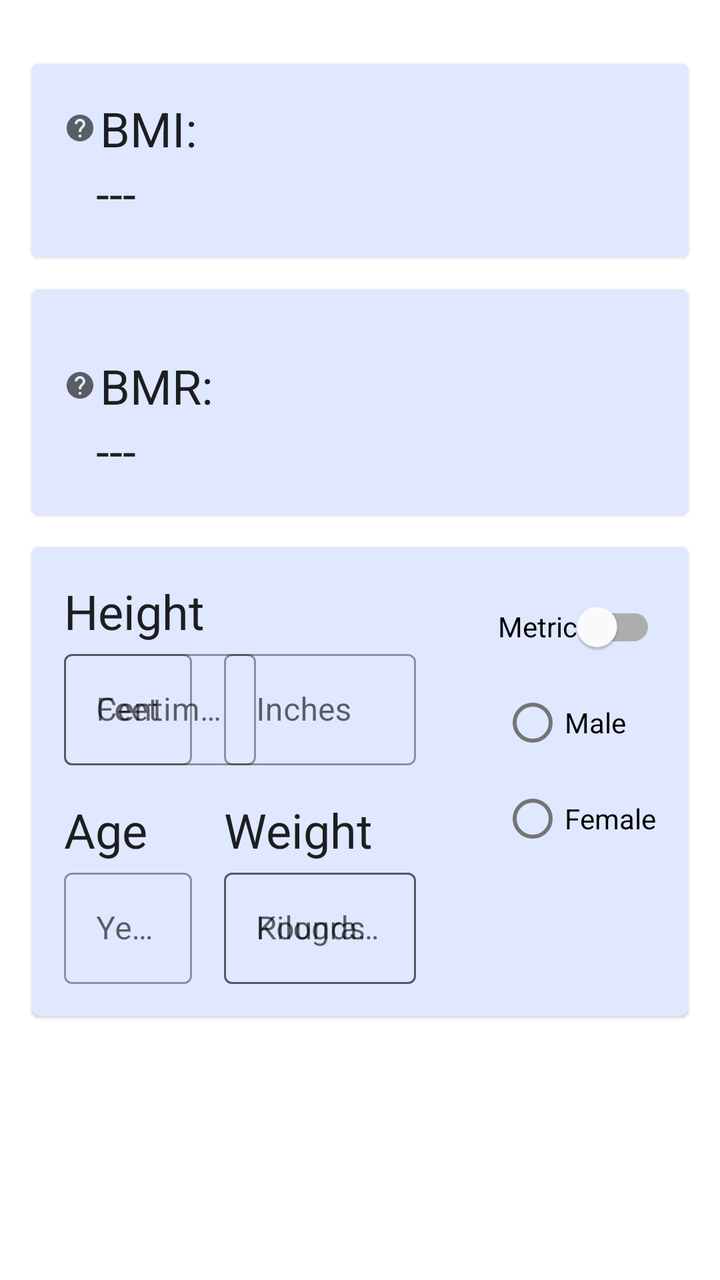
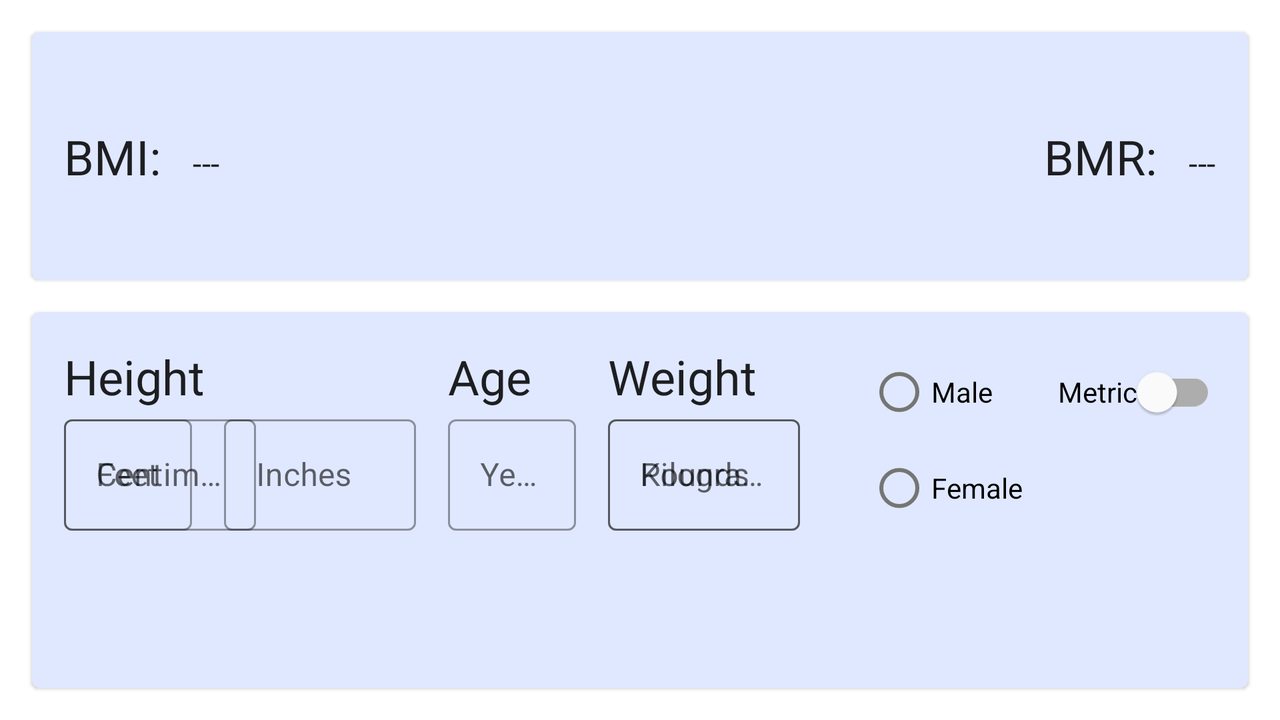

One screen, two layout resources from the same app: the default and the repository's alternative for another configuration. Each is rendered where Android would select it; the XML of both is given below.
<!-- AndroidManifest.xml: application theme Theme.FastTrackTheme -->
<!-- res/layout/profile_fragment.xml -->
<?xml version="1.0" encoding="utf-8"?>
<ScrollView xmlns:android="http://schemas.android.com/apk/res/android"
	xmlns:app="http://schemas.android.com/apk/res-auto"
	xmlns:tools="http://schemas.android.com/tools"
	android:layout_width="match_parent"
	android:layout_height="match_parent"
	tools:context=".screens.profile.ProfileFragment">

	<LinearLayout
		android:layout_width="match_parent"
		android:layout_height="wrap_content"
		android:orientation="vertical"
		android:clipToPadding="false"
		android:padding="@dimen/default_padding">

		<com.google.android.material.card.MaterialCardView
			android:id="@+id/profile_bim"
			android:layout_width="match_parent"
			android:layout_height="wrap_content"
			android:layout_marginTop="@dimen/default_margin"
			android:elevation="@dimen/elevation_medium"
			app:cardBackgroundColor="?attr/colorSurfaceSubtle"
			app:cardCornerRadius="@dimen/default_corner">

			<LinearLayout
				android:layout_width="wrap_content"
				android:layout_height="wrap_content"
				android:orientation="vertical"
				android:padding="@dimen/default_padding">

				<TextView
					android:id="@+id/textView_bmi_label"
					android:layout_width="wrap_content"
					android:layout_height="wrap_content"
					android:text="@string/profile_bmi_label"
					android:textAppearance="@style/TextAppearance.FastTrackTheme.Headline5"
					app:drawableStartCompat="@drawable/ic_more_info"
					android:drawablePadding="@dimen/info_icon_padding"
					android:foreground="@drawable/ripple" />

				<TextView
					android:id="@+id/textView_bmi_value"
					android:layout_width="wrap_content"
					android:layout_height="wrap_content"
					android:layout_marginStart="@dimen/default_margin"
					android:textAppearance="@style/TextAppearance.FastTrackTheme.Headline5"
					app:layout_constraintBottom_toBottomOf="@+id/textView_bmi_label"
					app:layout_constraintStart_toEndOf="@+id/textView_bmi_label"
					app:layout_constraintTop_toTopOf="@+id/textView_bmi_label"
					tools:text="---" />
			</LinearLayout>
		</com.google.android.material.card.MaterialCardView>

		<com.google.android.material.card.MaterialCardView
			android:id="@+id/profile_bmr"
			android:layout_width="match_parent"
			android:layout_height="wrap_content"
			android:layout_marginTop="@dimen/default_margin"
			app:cardBackgroundColor="?attr/colorSurfaceSubtle"
			android:elevation="@dimen/elevation_medium"
			app:cardCornerRadius="@dimen/default_corner">

			<LinearLayout
				android:layout_width="wrap_content"
				android:layout_height="wrap_content"
				android:orientation="vertical"
				android:padding="@dimen/default_padding">

				<TextView
					android:id="@+id/textView_bmr_label"
					android:layout_width="wrap_content"
					android:layout_height="wrap_content"
					android:layout_marginTop="@dimen/default_margin"
					android:text="@string/profile_bmr_label"
					android:textAppearance="@style/TextAppearance.FastTrackTheme.Headline5"
					app:drawableStartCompat="@drawable/ic_more_info"
					android:drawablePadding="@dimen/info_icon_padding"
					android:foreground="@drawable/ripple"
					app:layout_constraintStart_toStartOf="parent"
					app:layout_constraintTop_toBottomOf="@+id/textView_bmi_label" />

				<TextView
					android:id="@+id/textView_bmr_value"
					android:layout_width="wrap_content"
					android:layout_height="wrap_content"
					android:layout_marginStart="@dimen/default_margin"
					android:textAppearance="@style/TextAppearance.FastTrackTheme.Headline5"
					app:layout_constraintBottom_toBottomOf="@+id/textView_bmr_label"
					app:layout_constraintStart_toEndOf="@+id/textView_bmr_label"
					app:layout_constraintTop_toTopOf="@+id/textView_bmr_label"
					tools:text="---" />
			</LinearLayout>
		</com.google.android.material.card.MaterialCardView>

		<com.google.android.material.card.MaterialCardView
			android:id="@+id/profile_data_entry"
			android:layout_width="match_parent"
			android:layout_height="wrap_content"
			android:layout_marginTop="@dimen/default_margin"
			app:cardBackgroundColor="?attr/colorSurfaceSubtle"
			android:elevation="@dimen/elevation_medium"
			app:cardCornerRadius="@dimen/default_corner">

			<androidx.constraintlayout.widget.ConstraintLayout
				android:layout_width="match_parent"
				android:layout_height="wrap_content"
				android:padding="@dimen/default_padding">

				<TextView
					android:id="@+id/textView_height_title"
					android:layout_width="wrap_content"
					android:layout_height="wrap_content"
					android:text="@string/profile_height_label"
					android:textAppearance="@style/TextAppearance.FastTrackTheme.Headline5"
					app:layout_constraintStart_toStartOf="parent"
					app:layout_constraintTop_toTopOf="parent" />

				<com.google.android.material.textfield.TextInputLayout
					android:id="@+id/textInputLayout_height_cm"
					style="@style/Widget.MaterialComponents.TextInputLayout.OutlinedBox"
					android:layout_width="wrap_content"
					android:layout_height="wrap_content"
					app:layout_constraintStart_toStartOf="@+id/textView_height_title"
					app:layout_constraintTop_toBottomOf="@+id/textView_height_title">

					<com.google.android.material.textfield.TextInputEditText
							android:id="@+id/textInputEditText_height_cm"
						android:layout_width="96dp"
						android:layout_height="wrap_content"
						android:digits="0123456789\n"
						android:hint="@string/profile_height_metric_label"
						android:inputType="number"
						android:imeOptions="actionDone"
						android:singleLine="true" />
				</com.google.android.material.textfield.TextInputLayout>

				<com.google.android.material.textfield.TextInputLayout
					android:id="@+id/textInputLayout_height_imper_feet"
					style="@style/Widget.MaterialComponents.TextInputLayout.OutlinedBox"
					android:layout_width="wrap_content"
					android:layout_height="wrap_content"
					app:layout_constraintStart_toStartOf="@+id/textView_height_title"
					app:layout_constraintTop_toBottomOf="@+id/textView_height_title">

					<com.google.android.material.textfield.TextInputEditText
							android:id="@+id/textInputEditText_height_imper_feet"
						android:layout_width="64dp"
						android:layout_height="wrap_content"
						android:digits="0123456789\n"
						android:hint="@string/profile_height_imper_feet_label"
						android:inputType="number"
						android:singleLine="true"
						android:imeOptions="actionDone" />
				</com.google.android.material.textfield.TextInputLayout>

				<com.google.android.material.textfield.TextInputLayout
					android:id="@+id/textInputLayout_height_imper_inches"
					style="@style/Widget.MaterialComponents.TextInputLayout.OutlinedBox"
					android:layout_width="wrap_content"
					android:layout_height="wrap_content"
					android:layout_marginStart="@dimen/default_margin"
					app:layout_constraintBottom_toBottomOf="@+id/textInputLayout_height_imper_feet"
					app:layout_constraintStart_toEndOf="@+id/textInputLayout_height_imper_feet">

					<com.google.android.material.textfield.TextInputEditText
							android:id="@+id/textInputEditText_height_imper_inches"
						android:layout_width="96dp"
						android:layout_height="wrap_content"
						android:digits="0123456789\n"
						android:hint="@string/profile_height_imper_inches_label"
						android:inputType="number"
						android:imeOptions="actionDone"
						android:singleLine="true" />
				</com.google.android.material.textfield.TextInputLayout>

				<TextView
					android:id="@+id/textView_profile_age"
					android:layout_width="wrap_content"
					android:layout_height="wrap_content"
					android:layout_marginTop="@dimen/default_margin"
					android:text="@string/profile_age_label"
					android:textAppearance="@style/TextAppearance.FastTrackTheme.Headline5"
					app:layout_constraintStart_toStartOf="parent"
					app:layout_constraintTop_toBottomOf="@+id/textInputLayout_height_cm" />

				<com.google.android.material.textfield.TextInputLayout
					android:id="@+id/textInputLayout_age"
					style="@style/Widget.MaterialComponents.TextInputLayout.OutlinedBox"
					android:layout_width="wrap_content"
					android:layout_height="wrap_content"
					app:layout_constraintStart_toStartOf="@+id/textView_profile_age"
					app:layout_constraintTop_toBottomOf="@+id/textView_profile_age">

					<com.google.android.material.textfield.TextInputEditText
						android:id="@+id/TextInputEditText_age"
						android:layout_width="64dp"
						android:layout_height="wrap_content"
						android:digits="0123456789\n"
						android:hint="@string/profile_age_years"
						android:inputType="number"
						android:imeOptions="actionDone"
						android:singleLine="true" />
				</com.google.android.material.textfield.TextInputLayout>

				<TextView
					android:id="@+id/textView_profile_weight_pounds"
					android:layout_width="wrap_content"
					android:layout_height="wrap_content"
					android:layout_marginStart="@dimen/default_margin"
					android:layout_marginTop="@dimen/default_margin"
					android:text="@string/profile_weight_label"
					android:textAppearance="@style/TextAppearance.FastTrackTheme.Headline5"
					app:layout_constraintStart_toEndOf="@+id/textInputLayout_age"
					app:layout_constraintTop_toBottomOf="@+id/textInputLayout_height_imper_feet" />

				<com.google.android.material.textfield.TextInputLayout
					android:id="@+id/textInputLayout_weight_pounds"
					style="@style/Widget.MaterialComponents.TextInputLayout.OutlinedBox"
					android:layout_width="wrap_content"
					android:layout_height="wrap_content"
					app:layout_constraintStart_toStartOf="@+id/textView_profile_weight_pounds"
					app:layout_constraintTop_toBottomOf="@+id/textView_profile_age">

					<com.google.android.material.textfield.TextInputEditText
							android:id="@+id/text_input_edit_text_weight_pounds"
						android:layout_width="96dp"
						android:layout_height="wrap_content"
						android:digits="0123456789."
						android:hint="@string/profile_weight_pounds_label"
						android:inputType="number"
						android:singleLine="true" />

				</com.google.android.material.textfield.TextInputLayout>

				<com.google.android.material.textfield.TextInputLayout
					android:id="@+id/textInputLayout_weight_kg"
					style="@style/Widget.MaterialComponents.TextInputLayout.OutlinedBox"
					android:layout_width="wrap_content"
					android:layout_height="wrap_content"
					app:layout_constraintStart_toStartOf="@+id/textView_profile_weight_pounds"
					app:layout_constraintTop_toBottomOf="@+id/textView_profile_age">

					<com.google.android.material.textfield.TextInputEditText
							android:id="@+id/text_input_edit_text_weight_kg"
						android:layout_width="96dp"
						android:layout_height="wrap_content"
						android:digits="0123456789."
						android:hint="@string/profile_weight_kg_label"
						android:inputType="number"
						android:imeOptions="actionDone"
						android:singleLine="true" />

				</com.google.android.material.textfield.TextInputLayout>

				<com.google.android.material.switchmaterial.SwitchMaterial
					android:text="@string/profile_metric_switch"
					android:layout_width="wrap_content"
					android:layout_height="wrap_content"
					android:id="@+id/metric_switch"
					app:layout_constraintTop_toTopOf="parent"
					app:layout_constraintEnd_toEndOf="parent" />

				<RadioGroup
					android:id="@+id/gender_button_group"
					android:layout_width="wrap_content"
					android:layout_height="wrap_content"
					app:layout_constraintEnd_toEndOf="parent"
					app:layout_constraintTop_toBottomOf="@+id/metric_switch">

					<RadioButton
						android:id="@+id/gender_button_male"
						android:layout_width="match_parent"
						android:layout_height="wrap_content"
						android:text="@string/profile_gender_male" />

					<RadioButton
						android:id="@+id/gender_button_female"
						android:layout_width="match_parent"
						android:layout_height="wrap_content"
						android:text="@string/profile_gender_female" />
				</RadioGroup>

			</androidx.constraintlayout.widget.ConstraintLayout>

		</com.google.android.material.card.MaterialCardView>

	</LinearLayout>
</ScrollView>
<!-- resources referenced by this layout -->
<resources>
  <dimen name="default_corner">4dp</dimen>
  <dimen name="default_margin">16dp</dimen>
  <dimen name="default_padding">16dp</dimen>
  <dimen name="elevation_medium">4dp</dimen>
  <dimen name="info_icon_padding">2dp</dimen>
  <string name="profile_age_label">Age</string>
  <string name="profile_age_years">Years</string>
  <string name="profile_bmi_label">BMI:</string>
  <string name="profile_bmr_label">BMR:</string>
  <string name="profile_gender_female">Female</string>
  <string name="profile_gender_male">Male</string>
  <string name="profile_height_imper_feet_label">Feet</string>
  <string name="profile_height_imper_inches_label">Inches</string>
  <string name="profile_height_label">Height</string>
  <string name="profile_height_metric_label">Centimeters</string>
  <string name="profile_metric_switch">Metric</string>
  <string name="profile_weight_kg_label">Kilograms</string>
  <string name="profile_weight_label">Weight</string>
  <string name="profile_weight_pounds_label">Pounds</string>
  <style name="TextAppearance.FastTrackTheme.Headline5" parent="TextAppearance.MaterialComponents.Headline5">
          
      </style>
  <style name="Theme.FastTrackTheme" parent="Base.Theme.FastTrackTheme" />
  <color name="transparent">#00000000</color>
  <color name="purple_500">#6200ee</color>
  <color name="purple_700">#3700b3</color>
  <color name="purple_200">#A15BF8</color>
  <color name="purple_darker">#7E3FCD</color>
  <color name="subtle_background">#E0E8FF</color>
  <color name="white_50">#ffffff</color>
  <color name="red_600">#b00020</color>
  <color name="black_900">#000000</color>
  <style name="TextAppearance.FastTrackTheme.Headline1" parent="TextAppearance.MaterialComponents.Headline1">
          
      </style>
  <style name="TextAppearance.FastTrackTheme.Headline2" parent="TextAppearance.MaterialComponents.Headline2">
          
      </style>
  <style name="TextAppearance.FastTrackTheme.Headline3" parent="TextAppearance.MaterialComponents.Headline3">
          
      </style>
  <style name="TextAppearance.FastTrackTheme.Headline4" parent="TextAppearance.MaterialComponents.Headline4">
          
      </style>
  <style name="TextAppearance.FastTrackTheme.Headline6" parent="TextAppearance.MaterialComponents.Headline6">
          
      </style>
  <style name="TextAppearance.FastTrackTheme.Subtitle1" parent="TextAppearance.MaterialComponents.Subtitle1">
          
      </style>
  <style name="TextAppearance.FastTrackTheme.Subtitle2" parent="TextAppearance.MaterialComponents.Subtitle2">
          
      </style>
  <style name="TextAppearance.FastTrackTheme.Body1" parent="TextAppearance.MaterialComponents.Body1">
          
      </style>
  <style name="TextAppearance.FastTrackTheme.Body2" parent="TextAppearance.MaterialComponents.Body2">
          
      </style>
  <style name="TextAppearance.FastTrackTheme.Button" parent="TextAppearance.MaterialComponents.Button">
          
      </style>
  <style name="TextAppearance.FastTrackTheme.Caption" parent="TextAppearance.MaterialComponents.Caption">
          
      </style>
  <style name="TextAppearance.FastTrackTheme.Overline" parent="TextAppearance.MaterialComponents.Overline">
          
      </style>
  <style name="ShapeAppearance.FastTrackTheme.SmallComponent" parent="ShapeAppearance.MaterialComponents.SmallComponent">
          
      </style>
  <style name="ShapeAppearance.FastTrackTheme.MediumComponent" parent="ShapeAppearance.MaterialComponents.MediumComponent">
          
      </style>
  <style name="ShapeAppearance.FastTrackTheme.LargeComponent" parent="ShapeAppearance.MaterialComponents.LargeComponent">
          
      </style>
  <style name="Widget.FastTrackTheme.NavigationView" parent="Widget.MaterialComponents.NavigationView">
  		<item name="itemTextAppearance">?attr/textAppearanceBody2</item>
  	</style>
  <style name="Animation.FastTrackTheme.BottomSheet.Modal" parent="Animation.AppCompat.Dialog">
          
      </style>
  <!-- some entries are left out for length -->
</resources>
<!-- res/layout-land/profile_fragment.xml (the repository's variant of the layout above) -->
<!-- drawn on the phone turned sideways -->
<?xml version="1.0" encoding="utf-8"?>
<LinearLayout xmlns:android="http://schemas.android.com/apk/res/android"
	xmlns:app="http://schemas.android.com/apk/res-auto"
	xmlns:tools="http://schemas.android.com/tools"
	android:layout_width="match_parent"
	android:layout_height="match_parent"
	android:orientation="vertical"
	android:padding="@dimen/default_padding"
	android:clipToPadding="false"
	tools:context=".screens.profile.ProfileFragment">

	<com.google.android.material.card.MaterialCardView
		android:id="@+id/profile_bim"
		android:layout_width="match_parent"
		android:layout_height="wrap_content"
		app:cardBackgroundColor="?attr/colorSurfaceSubtle"
		android:layout_weight="1"
		android:elevation="@dimen/elevation_medium"
		app:cardCornerRadius="@dimen/default_corner">

		<androidx.constraintlayout.widget.ConstraintLayout
			android:id="@+id/constraintLayout"
			android:layout_width="match_parent"
			android:layout_height="match_parent"
			android:padding="@dimen/default_padding">

			<TextView
				android:id="@+id/textView_bmi_label"
				android:layout_width="wrap_content"
				android:layout_height="wrap_content"
				android:text="@string/profile_bmi_label"
				android:textAppearance="@style/TextAppearance.FastTrackTheme.Headline5"
				app:layout_constraintBottom_toBottomOf="parent"
				app:layout_constraintHorizontal_chainStyle="spread"
				app:layout_constraintStart_toStartOf="parent"
				app:layout_constraintTop_toTopOf="parent" />

			<TextView
				android:id="@+id/textView_bmi_value"
				android:layout_width="wrap_content"
				android:layout_height="wrap_content"
				android:layout_marginStart="@dimen/default_margin"
				android:textAppearance="@style/TextAppearance.FastTrackTheme.Subtitle1"
				app:layout_constraintBottom_toBottomOf="@+id/textView_bmi_label"
				app:layout_constraintHorizontal_chainStyle="packed"
				app:layout_constraintStart_toEndOf="@+id/textView_bmi_label"
				app:layout_constraintBaseline_toBaselineOf="@+id/textView_bmi_label"
				tools:text="---" />

			<TextView
				android:id="@+id/textView_bmr_label"
				android:layout_width="wrap_content"
				android:layout_height="wrap_content"
				android:layout_marginEnd="@dimen/default_margin"
				android:text="@string/profile_bmr_label"
				android:textAppearance="@style/TextAppearance.FastTrackTheme.Headline5"
				app:layout_constraintBottom_toBottomOf="parent"
				app:layout_constraintEnd_toStartOf="@+id/textView_bmr_value"
				app:layout_constraintHorizontal_chainStyle="packed"
				app:layout_constraintTop_toTopOf="parent" />

			<TextView
				android:id="@+id/textView_bmr_value"
				android:layout_width="wrap_content"
				android:layout_height="wrap_content"
				android:textAppearance="@style/TextAppearance.FastTrackTheme.Subtitle1"
				app:layout_constraintBottom_toBottomOf="@+id/textView_bmr_label"
				app:layout_constraintEnd_toEndOf="parent"
				app:layout_constraintHorizontal_chainStyle="packed"
				app:layout_constraintBaseline_toBaselineOf="@+id/textView_bmr_label"
				tools:text="---" />

		</androidx.constraintlayout.widget.ConstraintLayout>
	</com.google.android.material.card.MaterialCardView>

	<com.google.android.material.card.MaterialCardView
		android:id="@+id/profile_data_entry"
		android:layout_width="match_parent"
		android:layout_height="wrap_content"
		android:layout_marginTop="@dimen/default_margin"
		android:layout_weight="1"
		android:elevation="@dimen/elevation_medium"
		app:cardBackgroundColor="?attr/colorSurfaceSubtle"
		app:cardCornerRadius="@dimen/default_corner">

		<androidx.constraintlayout.widget.ConstraintLayout
			android:layout_width="match_parent"
			android:layout_height="match_parent"
			android:padding="@dimen/default_padding"
			app:layout_constraintBottom_toBottomOf="parent"
			app:layout_constraintTop_toTopOf="parent">

			<TextView
				android:id="@+id/textView_height_title"
				android:layout_width="wrap_content"
				android:layout_height="wrap_content"
				android:text="@string/profile_height_label"
				android:textAppearance="@style/TextAppearance.FastTrackTheme.Headline5"
				app:layout_constraintStart_toStartOf="parent"
				app:layout_constraintTop_toTopOf="parent" />

			<com.google.android.material.textfield.TextInputLayout
				android:id="@+id/textInputLayout_height_cm"
				style="@style/Widget.MaterialComponents.TextInputLayout.OutlinedBox"
				android:layout_width="wrap_content"
				android:layout_height="wrap_content"
				app:layout_constraintStart_toStartOf="@+id/textView_height_title"
				app:layout_constraintTop_toBottomOf="@+id/textView_height_title">

				<com.google.android.material.textfield.TextInputEditText
						android:id="@+id/textInputEditText_height_cm"
					android:layout_width="96dp"
					android:layout_height="wrap_content"
					android:digits="0123456789\n"
					android:hint="@string/profile_height_metric_label"
					android:inputType="number"
					android:imeOptions="actionDone"
					android:singleLine="true" />
			</com.google.android.material.textfield.TextInputLayout>

			<com.google.android.material.textfield.TextInputLayout
				android:id="@+id/textInputLayout_height_imper_feet"
				style="@style/Widget.MaterialComponents.TextInputLayout.OutlinedBox"
				android:layout_width="wrap_content"
				android:layout_height="wrap_content"
				app:layout_constraintStart_toStartOf="@+id/textView_height_title"
				app:layout_constraintTop_toBottomOf="@+id/textView_height_title">

				<com.google.android.material.textfield.TextInputEditText
						android:id="@+id/textInputEditText_height_imper_feet"
					android:layout_width="64dp"
					android:layout_height="wrap_content"
					android:digits="0123456789\n"
					android:hint="@string/profile_height_imper_feet_label"
					android:inputType="number"
					android:imeOptions="actionDone"
					android:singleLine="true" />
			</com.google.android.material.textfield.TextInputLayout>

			<com.google.android.material.textfield.TextInputLayout
				android:id="@+id/textInputLayout_height_imper_inches"
				style="@style/Widget.MaterialComponents.TextInputLayout.OutlinedBox"
				android:layout_width="wrap_content"
				android:layout_height="wrap_content"
				android:layout_marginStart="@dimen/default_margin"
				app:layout_constraintBottom_toBottomOf="@+id/textInputLayout_height_imper_feet"
				app:layout_constraintStart_toEndOf="@+id/textInputLayout_height_imper_feet">

				<com.google.android.material.textfield.TextInputEditText
						android:id="@+id/textInputEditText_height_imper_inches"
					android:layout_width="96dp"
					android:layout_height="wrap_content"
					android:digits="0123456789\n"
					android:hint="@string/profile_height_imper_inches_label"
					android:inputType="number"
					android:imeOptions="actionDone"
					android:singleLine="true" />
			</com.google.android.material.textfield.TextInputLayout>

			<TextView
				android:id="@+id/textView_profile_age"
				android:layout_width="wrap_content"
				android:layout_height="wrap_content"
				android:layout_marginStart="@dimen/default_margin"
				android:text="@string/profile_age_label"
				android:textAppearance="@style/TextAppearance.FastTrackTheme.Headline5"
				app:layout_constraintStart_toEndOf="@+id/textInputLayout_height_imper_inches"
				app:layout_constraintTop_toTopOf="parent" />

			<com.google.android.material.textfield.TextInputLayout
				android:id="@+id/textInputLayout_age"
				style="@style/Widget.MaterialComponents.TextInputLayout.OutlinedBox"
				android:layout_width="wrap_content"
				android:layout_height="wrap_content"
				app:layout_constraintStart_toStartOf="@+id/textView_profile_age"
				app:layout_constraintTop_toBottomOf="@+id/textView_profile_age">

				<com.google.android.material.textfield.TextInputEditText
					android:id="@+id/TextInputEditText_age"
					android:layout_width="64dp"
					android:layout_height="wrap_content"
					android:digits="0123456789\n"
					android:hint="@string/profile_age_years"
					android:inputType="number"
					android:imeOptions="actionDone"
					android:singleLine="true" />
			</com.google.android.material.textfield.TextInputLayout>

			<TextView
				android:id="@+id/textView_profile_weight_pounds"
				android:layout_width="wrap_content"
				android:layout_height="wrap_content"
				android:layout_marginStart="@dimen/default_margin"
				android:text="@string/profile_weight_label"
				android:textAppearance="@style/TextAppearance.FastTrackTheme.Headline5"
				app:layout_constraintStart_toEndOf="@+id/textInputLayout_age"
				app:layout_constraintTop_toTopOf="parent" />

			<com.google.android.material.textfield.TextInputLayout
				android:id="@+id/textInputLayout_weight_pounds"
				style="@style/Widget.MaterialComponents.TextInputLayout.OutlinedBox"
				android:layout_width="wrap_content"
				android:layout_height="wrap_content"
				app:layout_constraintStart_toStartOf="@+id/textView_profile_weight_pounds"
				app:layout_constraintTop_toBottomOf="@+id/textView_profile_age">

				<com.google.android.material.textfield.TextInputEditText
						android:id="@+id/text_input_edit_text_weight_pounds"
					android:layout_width="96dp"
					android:layout_height="wrap_content"
					android:digits="0123456789\n"
					android:hint="@string/profile_weight_pounds_label"
					android:inputType="number"
					android:imeOptions="actionDone"
					android:singleLine="true" />

			</com.google.android.material.textfield.TextInputLayout>

			<com.google.android.material.textfield.TextInputLayout
				android:id="@+id/textInputLayout_weight_kg"
				style="@style/Widget.MaterialComponents.TextInputLayout.OutlinedBox"
				android:layout_width="wrap_content"
				android:layout_height="wrap_content"
				app:layout_constraintStart_toStartOf="@+id/textView_profile_weight_pounds"
				app:layout_constraintTop_toBottomOf="@+id/textView_profile_age">

				<com.google.android.material.textfield.TextInputEditText
						android:id="@+id/text_input_edit_text_weight_kg"
					android:layout_width="96dp"
					android:layout_height="wrap_content"
					android:digits="0123456789."
					android:hint="@string/profile_weight_kg_label"
					android:inputType="number"
					android:imeOptions="actionDone"
					android:singleLine="true" />

			</com.google.android.material.textfield.TextInputLayout>

			<com.google.android.material.switchmaterial.SwitchMaterial
				android:text="@string/profile_metric_switch"
				android:layout_width="wrap_content"
				android:layout_height="wrap_content"
				android:id="@+id/metric_switch"
				app:layout_constraintTop_toTopOf="parent"
				app:layout_constraintEnd_toEndOf="parent" />

			<RadioGroup
				android:id="@+id/gender_button_group"
				android:layout_width="wrap_content"
				android:layout_height="wrap_content"
				android:layout_marginStart="@dimen/default_margin"
				app:layout_constraintStart_toEndOf="@+id/textInputLayout_weight_pounds"
				app:layout_constraintTop_toTopOf="parent"
				app:layout_constraintEnd_toStartOf="@+id/metric_switch">

				<RadioButton
					android:id="@+id/gender_button_male"
					android:layout_width="match_parent"
					android:layout_height="wrap_content"
					android:text="@string/profile_gender_male" />

				<RadioButton
					android:id="@+id/gender_button_female"
					android:layout_width="match_parent"
					android:layout_height="wrap_content"
					android:text="@string/profile_gender_female" />
			</RadioGroup>

		</androidx.constraintlayout.widget.ConstraintLayout>

	</com.google.android.material.card.MaterialCardView>

</LinearLayout>
<!-- resources referenced by the variant -->
<!-- as the phone turned sideways resolves them -->
<resources>
  <dimen name="default_corner">4dp</dimen>
  <dimen name="default_margin">16dp</dimen>
  <dimen name="default_padding">16dp</dimen>
  <dimen name="elevation_medium">4dp</dimen>
  <string name="profile_age_label">Age</string>
  <string name="profile_age_years">Years</string>
  <string name="profile_bmi_label">BMI:</string>
  <string name="profile_bmr_label">BMR:</string>
  <string name="profile_gender_female">Female</string>
  <string name="profile_gender_male">Male</string>
  <string name="profile_height_imper_feet_label">Feet</string>
  <string name="profile_height_imper_inches_label">Inches</string>
  <string name="profile_height_label">Height</string>
  <string name="profile_height_metric_label">Centimeters</string>
  <string name="profile_metric_switch">Metric</string>
  <string name="profile_weight_kg_label">Kilograms</string>
  <string name="profile_weight_label">Weight</string>
  <string name="profile_weight_pounds_label">Pounds</string>
  <style name="TextAppearance.FastTrackTheme.Headline5" parent="TextAppearance.MaterialComponents.Headline5">
          
      </style>
  <style name="TextAppearance.FastTrackTheme.Subtitle1" parent="TextAppearance.MaterialComponents.Subtitle1">
          
      </style>
  <style name="Theme.FastTrackTheme" parent="Base.Theme.FastTrackTheme" />
  <color name="purple_500">#6200ee</color>
  <color name="purple_700">#3700b3</color>
  <color name="purple_200">#A15BF8</color>
  <color name="purple_darker">#7E3FCD</color>
  <color name="subtle_background">#E0E8FF</color>
  <color name="white_50">#ffffff</color>
  <color name="red_600">#b00020</color>
  <color name="black_900">#000000</color>
  <style name="TextAppearance.FastTrackTheme.Headline1" parent="TextAppearance.MaterialComponents.Headline1">
          
      </style>
  <style name="TextAppearance.FastTrackTheme.Headline2" parent="TextAppearance.MaterialComponents.Headline2">
          
      </style>
  <style name="TextAppearance.FastTrackTheme.Headline3" parent="TextAppearance.MaterialComponents.Headline3">
          
      </style>
  <style name="TextAppearance.FastTrackTheme.Headline4" parent="TextAppearance.MaterialComponents.Headline4">
          
      </style>
  <style name="TextAppearance.FastTrackTheme.Headline6" parent="TextAppearance.MaterialComponents.Headline6">
          
      </style>
  <style name="TextAppearance.FastTrackTheme.Subtitle2" parent="TextAppearance.MaterialComponents.Subtitle2">
          
      </style>
  <style name="TextAppearance.FastTrackTheme.Body1" parent="TextAppearance.MaterialComponents.Body1">
          
      </style>
  <style name="TextAppearance.FastTrackTheme.Body2" parent="TextAppearance.MaterialComponents.Body2">
          
      </style>
  <style name="TextAppearance.FastTrackTheme.Button" parent="TextAppearance.MaterialComponents.Button">
          
      </style>
  <style name="TextAppearance.FastTrackTheme.Caption" parent="TextAppearance.MaterialComponents.Caption">
          
      </style>
  <style name="TextAppearance.FastTrackTheme.Overline" parent="TextAppearance.MaterialComponents.Overline">
          
      </style>
  <style name="ShapeAppearance.FastTrackTheme.SmallComponent" parent="ShapeAppearance.MaterialComponents.SmallComponent">
          
      </style>
  <style name="ShapeAppearance.FastTrackTheme.MediumComponent" parent="ShapeAppearance.MaterialComponents.MediumComponent">
          
      </style>
  <style name="ShapeAppearance.FastTrackTheme.LargeComponent" parent="ShapeAppearance.MaterialComponents.LargeComponent">
          
      </style>
  <style name="Widget.FastTrackTheme.NavigationView" parent="Widget.MaterialComponents.NavigationView">
  		<item name="itemTextAppearance">?attr/textAppearanceBody2</item>
  	</style>
  <style name="Animation.FastTrackTheme.BottomSheet.Modal" parent="Animation.AppCompat.Dialog">
          
      </style>
  <!-- some entries are left out for length -->
</resources>
